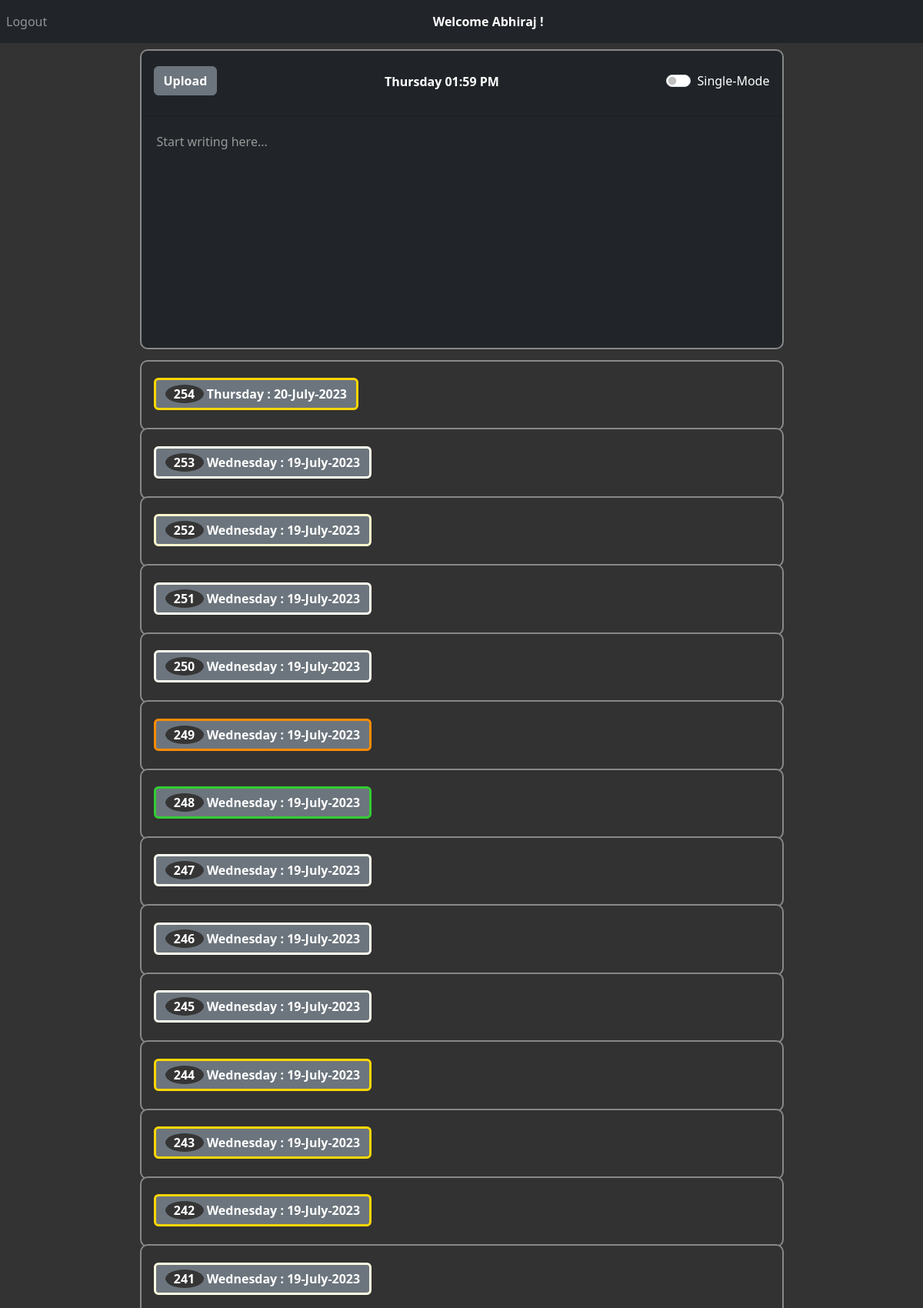
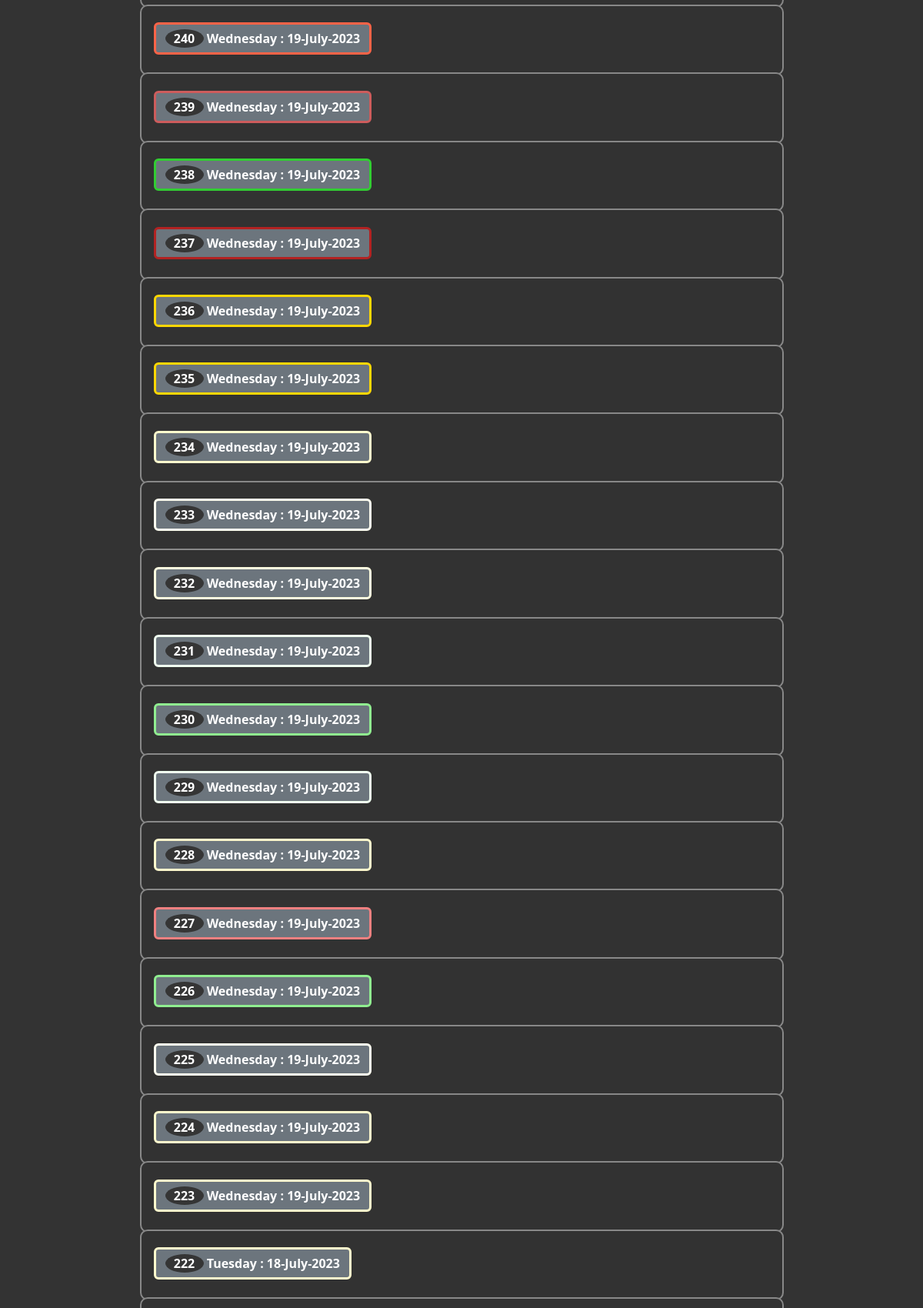
The app's page / (signed in, upper part) with its own data (2 pictures, top to bottom).
### website/models.py (models this page shows)
class User(db.Model, UserMixin):
    id = db.Column(db.Integer, primary_key=True)
    email = db.Column(db.String(150), unique=True)
    password = db.Column(db.String(150))
    first_name = db.Column(db.String(150))
    notes = db.relationship('Note')

class Note(db.Model):
    id = db.Column(db.Integer, primary_key=True)
    data = db.Column(db.String(10000))
    date = db.Column(db.DateTime(timezone=True), default=func.now())
    day = db.Column(db.String(10), default=datetime.now().strftime('%A'))
    currDate = db.Column(db.String(20), default=datetime.now().strftime('%Y-%m-%d'))
    time = db.Column(db.String(20), default=datetime.now().strftime('%H:%M:%S'))
    month = db.Column(db.String(20), default=datetime.now().strftime('%B'))
    sentiment = db.Column(db.Float)
    sentimentColor = db.Column(db.String(255))
    classification = db.Column(db.String(50))
    user_id = db.Column(db.Integer, db.ForeignKey('user.id'))

### website/views.py (the view, shortened to what this page needs)
@views.route('/', methods=['GET', 'POST'])
@login_required
def home():
    first_name = current_user.first_name
    notes = Note.query.filter_by(user_id=current_user.id).all()
    note_data = [(note.currDate, note.day, note.month, note.sentimentColor) for note in notes]
    return render_template("home.html", user=current_user, first_name = first_name, note_data=note_data)

### website/__init__.py (called while the page is built)
def create_app():
    app = Flask(__name__)
    app.config['SECRET_KEY'] = 'hjshjhdjah kjshkjdhjs'
    app.config['SQLALCHEMY_DATABASE_URI'] = f'sqlite:///{DB_NAME}'
    db.init_app(app)
    from .views import views
    from .auth import auth
    app.register_blueprint(views, url_prefix='/')
    app.register_blueprint(auth, url_prefix='/')
    from .models import User, Note
    with app.app_context():
        db.create_all()
    login_manager = LoginManager()
    login_manager.login_view = 'auth.login'
    login_manager.init_app(app)
    @login_manager.user_loader
    def load_user(id):
        return User.query.get(int(id))
    return app

### website/templates/home.html (shortened to what this page needs)
{% extends "base.html" %}
{% block content %}
<form method="POST">
  <div class="card text-white bg-dark mb-3">
    <div class="card-header">
      <div align="left">
        <button type="submit" class="btn btn-secondary" style="display: flex; justify-content: space-between;"><b>Upload</b></button>
      </div>
      <div style="font-weight: bold">
        <div class="d-flex justify-content-center w-100">
          <span class="navbar-text text-center" style="color: white; font-weight: bold;">
             <span id="current-time-home"></span>
          </span>
        </div>
      </div>
      <div class="form-check form-switch align-center">
        <input class="form-check-input" type="checkbox" role="switch" id="flexSwitchCheckChecked" name="switchState">
        <label class="form-check-label" for="flexSwitchCheckChecked">Single-Mode</label>
      </div>
    </div>
    <textarea name="note" id="note" class="form-control bg-dark text-white" style="border: none;" autofocus wrap="soft" placeholder="Start writing here..."></textarea>
  </div>
</form>
<ul class="list-group list-group-flush" id="notes">
  {% for note in user.notes | reverse %}
  <div class="accordion" id="accordionExample">
    <div class="card">
      <div class="card-header text-center" id="heading{{ note.id }}">
        <h2 class="mb-0">
          <button class="btn btn-secondary text-left" type="button" data-toggle="collapse" data-target="#collapse{{ note.id }}" aria-expanded="true" aria-controls="collapse{{ note.id }}"  {% if note.sentimentColor %}style="border-color: {{ note.sentimentColor }}"{% endif %}>
            {% if note.currDate %}
              {% set index = loop.length - loop.index0 %}
              <span class="index-circle">{{ index }}</span><b> {{ note.day }} : {{ note.currDate[8:] }}-{{ note.month }}-{{ note.currDate[:4] }}</b>
            {% else %}
              <span class="index-circle">{{ index }}</span><b>{{ note.day }} - Date Not Available </b>
            {% endif %}
          </button>
        </h2>
      </div>
    </div>
  </div>{% endfor %}
</ul>
{% endblock %}

### website/templates/base.html (shortened to what this page needs)
<!DOCTYPE html>
<html>
  <head>
    <link
      rel="stylesheet"
      href="https://stackpath.bootstrapcdn.com/bootstrap/4.4.1/css/bootstrap.min.css"
    />
    <link
      rel="stylesheet"
      href="https://stackpath.bootstrapcdn.com/font-awesome/4.7.0/css/font-awesome.min.css"
    />
    <link rel="stylesheet" href="static\styles.css">
    <link href="https://cdn.jsdelivr.net/npm/bootstrap@5.3.0/dist/css/bootstrap.min.css" rel="stylesheet">
  </head>
  <body>
    <nav class="navbar navbar-expand-lg navbar-dark bg-dark" #e3f2fd;>
      <div class="collapse navbar-collapse" id="navbar">
        <div class="navbar-nav">
          {% if user.is_authenticated %}
          <a class="nav-item nav-link" id="logout" href="/logout">Logout</a>
          {% endif %}
        </div>
        {% if user.is_authenticated %}
        <div class="d-flex justify-content-center w-100">
          <span class="navbar-text text-center" style="color: white; font-weight: bold;">
             <span>Welcome {{first_name}} !</span>
          </span>
        </div>
      {% endif %}
    </nav>
    <div class="container">{% block content %} {% endblock %}</div>
  </body>
</html>

### website/templates/base.html (style rules this page uses)
body { background-color: #333; color:white; }

### website/templates/home.html (style rules this page uses)
.index-circle { display: inline-block; width: 50px; height: 24px; line-height: 24px; text-align: center; border-radius: 50%; background-color: #353535; color: #fff; font-weight: bold; }
.card-header { padding-top: 20px; padding-bottom: 25px; display: flex; justify-content: space-between; }
.card { background-color: #333; color: white; border-radius: 0px; width:75%; margin: -2px auto; border-color: #888; border-width: 2px 2px 2px 2px; border-style: solid; border-radius: 10px; }
form { margin-top: 10px; background-color: #333; padding: 0px; }
textarea.form-control { background-color: #333; color: white; width: 100%; margin: 0; padding: 20px; font-size: 16px; border: 3px solid #ccc; border-radius: 10px; box-sizing: border-box; height: 300px; resize: none; white-space: pre-wrap; }
ul#notes button { border-width: 3px; }
#note::placeholder { color: #999; }
.form-check { padding-top: 7px; }

### records on screen
User: first_name "Abhiraj"
Note: index "254", day "Thursday", currDate "20", month "July", currDate "2023"
Note: index "253", day "Wednesday", currDate "19", month "July", currDate "2023"
Note: index "252", day "Wednesday", currDate "19", month "July", currDate "2023"
Note: index "251", day "Wednesday", currDate "19", month "July", currDate "2023"
Note: index "250", day "Wednesday", currDate "19", month "July", currDate "2023"
Note: index "249", day "Wednesday", currDate "19", month "July", currDate "2023"
Note: index "248", day "Wednesday", currDate "19", month "July", currDate "2023"
Note: index "247", day "Wednesday", currDate "19", month "July", currDate "2023"
Note: index "246", day "Wednesday", currDate "19", month "July", currDate "2023"
Note: index "245", day "Wednesday", currDate "19", month "July", currDate "2023"
Note: index "244", day "Wednesday", currDate "19", month "July", currDate "2023"
Note: index "243", day "Wednesday", currDate "19", month "July", currDate "2023"
Note: index "242", day "Wednesday", currDate "19", month "July", currDate "2023"
Note: index "241", day "Wednesday", currDate "19", month "July", currDate "2023"
Note: index "240", day "Wednesday", currDate "19", month "July", currDate "2023"
Note: index "239", day "Wednesday", currDate "19", month "July", currDate "2023"
Note: index "238", day "Wednesday", currDate "19", month "July", currDate "2023"
Note: index "237", day "Wednesday", currDate "19", month "July", currDate "2023"
Note: index "236", day "Wednesday", currDate "19", month "July", currDate "2023"
Note: index "235", day "Wednesday", currDate "19", month "July", currDate "2023"
Note: index "234", day "Wednesday", currDate "19", month "July", currDate "2023"
Note: index "233", day "Wednesday", currDate "19", month "July", currDate "2023"
Note: index "232", day "Wednesday", currDate "19", month "July", currDate "2023"
Note: index "231", day "Wednesday", currDate "19", month "July", currDate "2023"
Note: index "230", day "Wednesday", currDate "19", month "July", currDate "2023"
Note: index "229", day "Wednesday", currDate "19", month "July", currDate "2023"
Note: index "228", day "Wednesday", currDate "19", month "July", currDate "2023"
Note: index "227", day "Wednesday", currDate "19", month "July", currDate "2023"
Note: index "226", day "Wednesday", currDate "19", month "July", currDate "2023"
Note: index "225", day "Wednesday", currDate "19", month "July", currDate "2023"
Note: index "224", day "Wednesday", currDate "19", month "July", currDate "2023"
Note: index "223", day "Wednesday", currDate "19", month "July", currDate "2023"
Note: index "222", day "Tuesday", currDate "18", month "July", currDate "2023"
